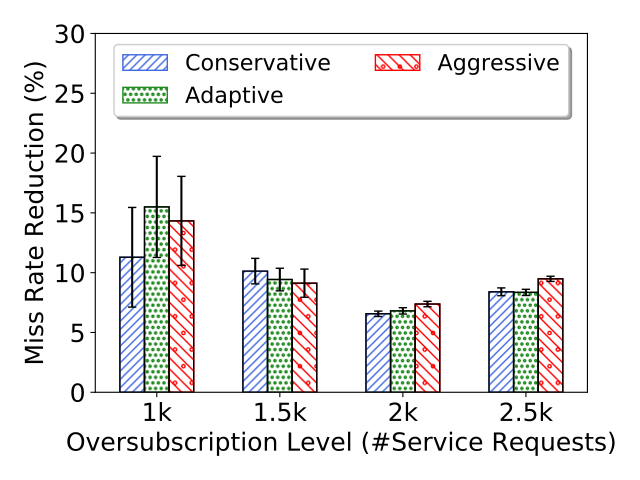

Generate this figure with Python:
import numpy as np
import matplotlib.pyplot as plt
from scipy import stats
import math
def getMeanAndCI(ontimes,i):
    n, min_max, mean, var, skew, kurt = stats.describe(ontimes)
    std=math.sqrt(var)
    R = stats.norm.interval(0.95,loc=mean,scale=std/math.sqrt(i)) #definition's way
    #R = stats.norm.interval(0.05,loc=mean,scale=std) #dr.Amini's dropbox file way
    diff=mean-R[0]
    print("mean="+str(mean))
    return mean,diff
    #ci=diff/int(i)*100 #dr.Amini's dropbox file way
    #return ci #dr.Amini's dropbox file way

def insMeanAndCI(mean,CI,raw,count,l):
    cin=getMeanAndCI(raw[l],count)
    mean.append(cin[0])
    CI.append(cin[1])

#function specific to each graph, if it need some normalize    
def normalizeSubstract(oldlist,baseline):
    newlist=[]
    sequence=0
    for i in range(len(baseline)):
        newlist.append([])
        mean=sum(baseline[i])/len(baseline[i])
        for j in range(len(baseline[i])):
            newlist[i].append((baseline[i][j]-oldlist[i][j])*100.0/mean )
            #newlist[i].append((baseline[i][j]-oldlist[i][j]) )
            #print("newSeq")
    return newlist

##########start data section
#dump raw data here, so we can calculate both average and confidence interval


#Head=[1.0, 1.4, 1.7, 1.9, 2.0, 2.1, 2.3, 2.6, 3.0, 3.5, 4.0]

#Conservative
Cons_raw=[[239,255,71,327,91,26,189,63,129,392,195,43,320,755,50,664,98,349,55,37,649,421,420,79,94,279,14,57,71,269],[1189,770,1104,1131,1035,1231,1148,1101,823,804,1258,1264,657,1344,971,1021,840,1085,614,1126,1321,1287,999,891,815,804,1269,1070,1147,756],[1726,1859,1762,1792,1618,1715,1815,1582,1751,1594,1747,1748,1591,1860,1621,1747,1641,1736,1633,1693,1830,1769,1703,1673,1672,1751,1742,1861,1771,1486],[2167,2339,2216,2195,2124,2022,2291,2216,2198,2020,2222,2054,2176,2317,2122,2134,2197,2236,2079,2060,2220,2227,2130,2092,2109,1964,2184,2262,2234,2162]]

#Aggressive
Agg_raw=[[399,173,52,332,94,27,202,69,62,401,191,40,298,761,42,665,93,223,60,50,638,452,245,76,104,297,15,62,74,275],[1190,951,1106,1118,1039,1238,1136,1121,813,799,1241,1261,720,1351,967,1018,837,923,712,1248,1313,1289,976,922,801,839,1271,1072,1155,794],[1716,1856,1746,1762,1630,1707,1802,1603,1745,1593,1745,1726,1590,1857,1600,1658,1619,1715,1614,1701,1771,1769,1689,1623,1659,1764,1742,1830,1764,1444],[2135,2312,2183,2142,2074,2011,2257,2156,2159,1979,2149,2028,2134,2277,2099,2065,2172,2206,2083,2054,2195,2199,2114,2077,2087,2158,2134,2234,2210,2117]]

#Adaptive
Adapt_raw=[[257,228,79,333,102,27,188,63,61,375,191,53,298,762,49,668,102,234,67,27,651,437,255,72,98,279,14,43,77,294],[1190,772,1104,1114,1035,1238,1138,1101,773,801,1254,1262,720,1350,970,1023,884,1066,693,1145,1308,1284,926,885,824,1029,1273,1082,1158,714],[1727,1853,1762,1788,1618,1717,1804,1598,1749,1595,1749,1772,1594,1866,1599,1694,1627,1736,1613,1694,1823,1749,1704,1658,1672,1738,1745,1862,1773,1475],[2135,2312,2207,2155,2128,2012,2290,2204,2159,2021,2206,2028,2176,2324,2163,2126,2211,2222,2079,2063,2210,2220,2130,2105,2113,2158,2220,2261,2235,2130]]

#Nomerge
Nomerge_raw=[[515,288,64,339,73,32,282,55,70,473,199,53,311,771,48,702,102,266,120,52,889,456,459,71,98,285,14,96,99,269],[1298,838,1185,1348,1142,1324,1147,1172,861,965,1340,1251,1016,1458,1081,1079,937,1323,904,1328,1399,1418,978,1037,909,998,1366,1143,1236,873],[1842,1962,1879,1928,1763,1828,1941,1701,1846,1741,1862,1847,1718,1959,1841,1843,1754,1834,1781,1826,1925,1927,1847,1747,1766,1899,1870,1958,1892,1576],[2321,2535,2404,2399,2375,2289,2437,2400,2423,2280,2352,2252,2299,2470,2302,2292,2402,2386,2322,2304,2407,2442,2329,2261,2310,2362,2377,2409,2423,2362]]









#create array for mean, and confidence interval
Cons=[]
Agg=[]
Adapt=[]
#
Cons_ci=[]
Agg_ci=[]
Adapt_ci=[]
#calculate CI and mean
column=len(Cons_raw)

######## normalize the data
Cons_raw=normalizeSubstract(Cons_raw,Nomerge_raw)
Agg_raw=normalizeSubstract(Agg_raw,Nomerge_raw)
Adapt_raw=normalizeSubstract(Adapt_raw,Nomerge_raw)

#find mean and stdErr
for l in range(column):
    #format: mean array, CI array, raw data, how many trials in the raw data
    #don't forget to change number 30 to number of trials you actually test
    insMeanAndCI(Cons,Cons_ci,Cons_raw,180,l)
    insMeanAndCI(Agg,Agg_ci,Agg_raw,180,l)
    insMeanAndCI(Adapt,Adapt_ci,Adapt_raw,180,l)
    #insMeanAndCI(Nomerge,Nomerge_ci,Nomerge_raw,120,l)
###########################################
# initiation
fig, ax = plt.subplots()
axes = plt.gca()
############
#your main input parameters section
n_groups =3 # number of different data to plot, can change here without removing data
xlabel='Oversubscription Level (#Service Requests)'
#ylabel='DMSP against non merging'
ylabel='Miss Rate Reduction (%)'
n_point = column # number of x ticks to use, must match number of xtick and number of data point
xtick=('1k','1.5k','2k','2.5k')
labels=['Conservative',"Adaptive",'Aggressive']
legendcolumn= 2 #number of column in the legend
data=[Cons,Adapt,Agg]
yerrdata=[Cons_ci,Adapt_ci,Agg_ci]
axes.set_ylim([0,30]) #y axis scale
ticklabelsize=18
axislabelfontsize=18

############
#auto calculated values and some rarely change config, can also overwrite
axes.set_xlim([-0.5, len(xtick)-0.5]) #y axis
font = {'family' : 'DejaVu Sans',
        #'weight' : 'bold',
        'size'   : 16 }
bar_width =1.0/(n_groups+2) 
edgecols=['royalblue','forestgreen','red','mediumblue','orange','pink','limegreen','lightblue','darkgreen'] #prepared 9 colors
#hatch_arr=[".","x"]
hatch_arr=["////","ooo",".\\\\\\","----","**","xxx","+++",".///","////////"] #prepared 9 hatch style
opacity = 1 #chart opacity
offsetindex=(n_groups-1)/2.0


############
#plot section
plt.rc('font', **font)
index = np.arange(n_point)
print("data"+str(data))
print("yerrdata"+str(yerrdata))
for i in range(0,n_groups):
    #draw internal hatch, and labels
    plt.bar(index - (offsetindex-i)*bar_width, data[i], bar_width,
                     alpha=opacity,                 
                     hatch=hatch_arr[i],
                    #color=edgecols[i],
                	 color='white',
		     edgecolor=edgecols[i],
             label=labels[i],
		     lw=1.0,
		     zorder = 0)
    #draw black liner and error bar
    plt.bar(index - (offsetindex-i)*bar_width, data[i], bar_width, yerr =
		    yerrdata[i],                              
                    color='none',
		    error_kw=dict(ecolor='black',capsize=3),
                    edgecolor='k',
		    zorder = 1,
		    lw=1.0)

plt.tick_params(axis='both', which='major', labelsize=ticklabelsize)
plt.tick_params(axis='both', which='minor', labelsize=ticklabelsize)
plt.xlabel(xlabel,fontsize=axislabelfontsize)
plt.ylabel(ylabel,fontsize=axislabelfontsize)
#plt.title('Execution time (deadline sorted batch queue)') #generally, we add title in latex
ax.set_xticks(index)
ax.set_xticklabels(xtick)
ax.legend(loc='upper center', prop={'size': 16},bbox_to_anchor=(0.5, 1.00), shadow= True, ncol=legendcolumn)

plt.tight_layout()
plt.show()
